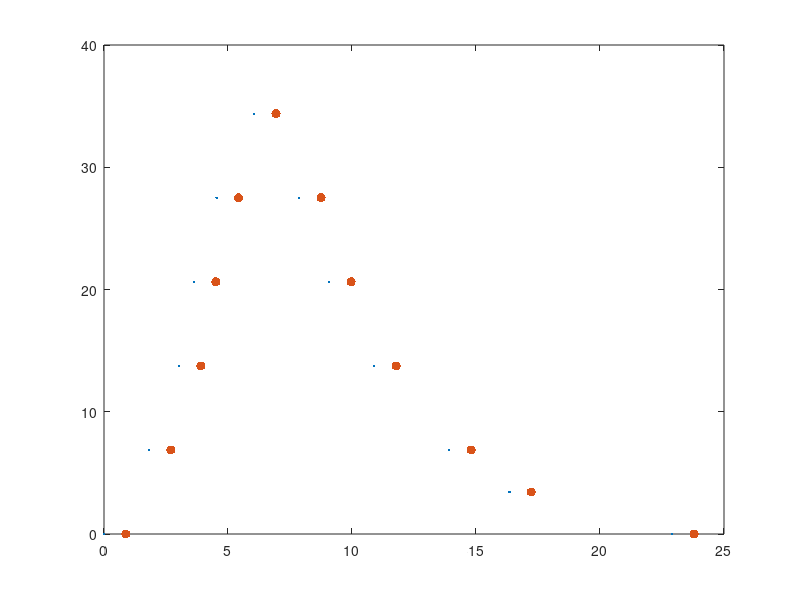

MATLAB code for this plot:
clear all; clc; close all;

L   = 25;    % Longitud del cauce [km]
L_g = 18.2;  % Longitud desde el centroide de la cuenca hasta el punto de control [km]
S   = 0.192; % Pendiente media de la cuenca
tc  = 1.75;  % Tiempo de retención

tp = 0.323*(L*L_g/sqrt(S))^0.422;  % [hr]
tB = 5.377*tp^0.805;               % [hr]
qp = 144.141*tp^(-0.796);          % [lt/s/mm/km^2]
tu = tp/5.5;                       % [hr]


%% Diagrama unitario sintético tipo Linsley

razont = [0.00 0.30 0.50 0.60 0.75 1.00 1.30 1.50 1.80 2.30 2.70 tB/tp];  % Diagrama unitario adimensional (según DGA)
razonq = [0.00 0.20 0.40 0.60 0.80 1.00 0.80 0.60 0.40 0.20 0.10 0
    ];  % Diagrama unitario adimensional (según DGA)

t0 = razont*tp;
t1 = t0 + 0.88*ones(size(t0));
q = razonq*qp;

plot(t0,q,'.',t1,q,'.','markersize',20)
axis([0 25 0 40])

intq = trapz(t0,q)*3600;
qc   = q*1000000/intq